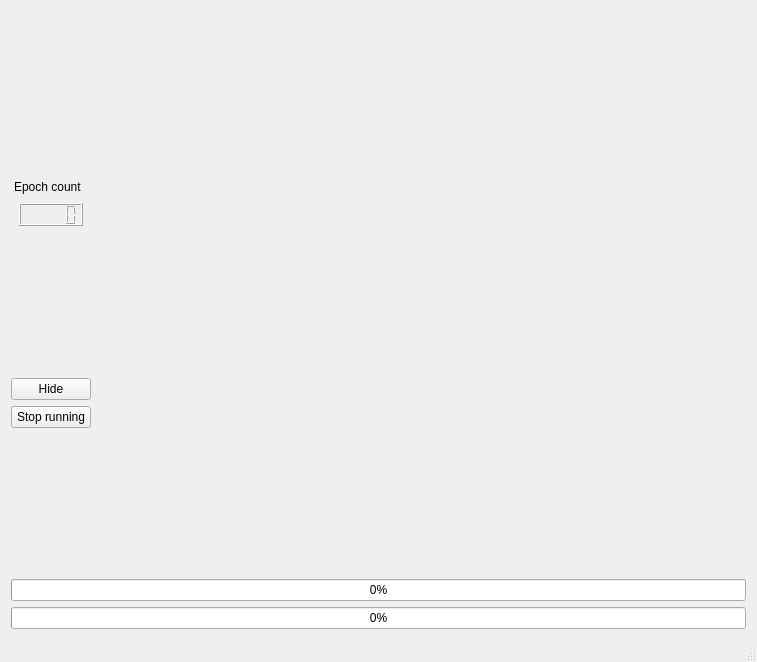
<?xml version="1.0" encoding="UTF-8"?>
<ui version="4.0">
 <class>runtimeWindow</class>
 <widget class="QMainWindow" name="runtimeWindow">
  <property name="geometry">
   <rect>
    <x>0</x>
    <y>0</y>
    <width>757</width>
    <height>662</height>
   </rect>
  </property>
  <property name="sizePolicy">
   <sizepolicy hsizetype="Preferred" vsizetype="Preferred">
    <horstretch>0</horstretch>
    <verstretch>0</verstretch>
   </sizepolicy>
  </property>
  <property name="minimumSize">
   <size>
    <width>270</width>
    <height>190</height>
   </size>
  </property>
  <property name="mouseTracking">
   <bool>true</bool>
  </property>
  <property name="windowTitle">
   <string>Plot Window</string>
  </property>
  <widget class="QWidget" name="centralWidget">
   <layout class="QGridLayout" name="gridLayout">
    <item row="0" column="0">
     <layout class="QVBoxLayout" name="verticalLayout_4">
      <item>
       <widget class="QLabel" name="topLabel">
        <property name="font">
         <font>
          <pointsize>10</pointsize>
         </font>
        </property>
        <property name="mouseTracking">
         <bool>true</bool>
        </property>
        <property name="text">
         <string/>
        </property>
        <property name="alignment">
         <set>Qt::AlignCenter</set>
        </property>
       </widget>
      </item>
      <item>
       <layout class="QHBoxLayout" name="horizontalLayout_3">
        <item>
         <layout class="QVBoxLayout" name="verticalLayout">
          <item>
           <spacer name="verticalSpacer_3">
            <property name="orientation">
             <enum>Qt::Vertical</enum>
            </property>
            <property name="sizeHint" stdset="0">
             <size>
              <width>20</width>
              <height>40</height>
             </size>
            </property>
           </spacer>
          </item>
          <item>
           <layout class="QHBoxLayout" name="horizontalLayout_2">
            <item>
             <widget class="QLabel" name="label">
              <property name="sizePolicy">
               <sizepolicy hsizetype="Fixed" vsizetype="Preferred">
                <horstretch>0</horstretch>
                <verstretch>0</verstretch>
               </sizepolicy>
              </property>
              <property name="text">
               <string>Epoch count</string>
              </property>
             </widget>
            </item>
            <item>
             <spacer name="horizontalSpacer_3">
              <property name="orientation">
               <enum>Qt::Horizontal</enum>
              </property>
              <property name="sizeType">
               <enum>QSizePolicy::Preferred</enum>
              </property>
              <property name="sizeHint" stdset="0">
               <size>
                <width>5</width>
                <height>20</height>
               </size>
              </property>
             </spacer>
            </item>
           </layout>
          </item>
          <item>
           <layout class="QHBoxLayout" name="horizontalLayout">
            <item>
             <spacer name="horizontalSpacer_2">
              <property name="orientation">
               <enum>Qt::Horizontal</enum>
              </property>
              <property name="sizeType">
               <enum>QSizePolicy::Fixed</enum>
              </property>
              <property name="sizeHint" stdset="0">
               <size>
                <width>5</width>
                <height>20</height>
               </size>
              </property>
             </spacer>
            </item>
            <item>
             <widget class="QLCDNumber" name="lcdNumber">
              <property name="sizePolicy">
               <sizepolicy hsizetype="Fixed" vsizetype="Minimum">
                <horstretch>0</horstretch>
                <verstretch>0</verstretch>
               </sizepolicy>
              </property>
             </widget>
            </item>
            <item>
             <spacer name="horizontalSpacer">
              <property name="orientation">
               <enum>Qt::Horizontal</enum>
              </property>
              <property name="sizeType">
               <enum>QSizePolicy::Fixed</enum>
              </property>
              <property name="sizeHint" stdset="0">
               <size>
                <width>5</width>
                <height>20</height>
               </size>
              </property>
             </spacer>
            </item>
           </layout>
          </item>
          <item>
           <spacer name="verticalSpacer">
            <property name="orientation">
             <enum>Qt::Vertical</enum>
            </property>
            <property name="sizeHint" stdset="0">
             <size>
              <width>20</width>
              <height>40</height>
             </size>
            </property>
           </spacer>
          </item>
          <item>
           <widget class="QPushButton" name="btnHide">
            <property name="sizePolicy">
             <sizepolicy hsizetype="Fixed" vsizetype="Fixed">
              <horstretch>0</horstretch>
              <verstretch>0</verstretch>
             </sizepolicy>
            </property>
            <property name="mouseTracking">
             <bool>true</bool>
            </property>
            <property name="text">
             <string>Hide</string>
            </property>
           </widget>
          </item>
          <item>
           <widget class="QPushButton" name="btnStop">
            <property name="sizePolicy">
             <sizepolicy hsizetype="Fixed" vsizetype="Fixed">
              <horstretch>0</horstretch>
              <verstretch>0</verstretch>
             </sizepolicy>
            </property>
            <property name="mouseTracking">
             <bool>true</bool>
            </property>
            <property name="text">
             <string>Stop running</string>
            </property>
           </widget>
          </item>
          <item>
           <spacer name="verticalSpacer_2">
            <property name="orientation">
             <enum>Qt::Vertical</enum>
            </property>
            <property name="sizeHint" stdset="0">
             <size>
              <width>20</width>
              <height>40</height>
             </size>
            </property>
           </spacer>
          </item>
         </layout>
        </item>
        <item>
         <layout class="QVBoxLayout" name="verticalLayout_2">
          <item>
           <widget class="QCustomPlot" name="customPlot" native="true">
            <property name="sizePolicy">
             <sizepolicy hsizetype="Expanding" vsizetype="Expanding">
              <horstretch>0</horstretch>
              <verstretch>0</verstretch>
             </sizepolicy>
            </property>
           </widget>
          </item>
          <item>
           <widget class="QCustomPlot" name="customPlot2" native="true">
            <property name="sizePolicy">
             <sizepolicy hsizetype="Expanding" vsizetype="Expanding">
              <horstretch>0</horstretch>
              <verstretch>0</verstretch>
             </sizepolicy>
            </property>
           </widget>
          </item>
         </layout>
        </item>
       </layout>
      </item>
      <item>
       <layout class="QVBoxLayout" name="verticalLayout_3">
        <item>
         <widget class="QProgressBar" name="progressBar2">
          <property name="value">
           <number>0</number>
          </property>
         </widget>
        </item>
        <item>
         <widget class="QProgressBar" name="progressBar">
          <property name="value">
           <number>0</number>
          </property>
         </widget>
        </item>
       </layout>
      </item>
     </layout>
    </item>
   </layout>
  </widget>
  <widget class="QStatusBar" name="statusBar"/>
 </widget>
 <layoutdefault spacing="6" margin="11"/>
 <customwidgets>
  <customwidget>
   <class>QCustomPlot</class>
   <extends>QWidget</extends>
   <header location="global">qcustomplot.h</header>
   <container>1</container>
  </customwidget>
 </customwidgets>
 <tabstops>
  <tabstop>btnStop</tabstop>
 </tabstops>
 <resources/>
 <connections>
  <connection>
   <sender>btnHide</sender>
   <signal>clicked()</signal>
   <receiver>runtimeWindow</receiver>
   <slot>hide()</slot>
   <hints>
    <hint type="sourcelabel">
     <x>49</x>
     <y>351</y>
    </hint>
    <hint type="destinationlabel">
     <x>378</x>
     <y>330</y>
    </hint>
   </hints>
  </connection>
 </connections>
</ui>
